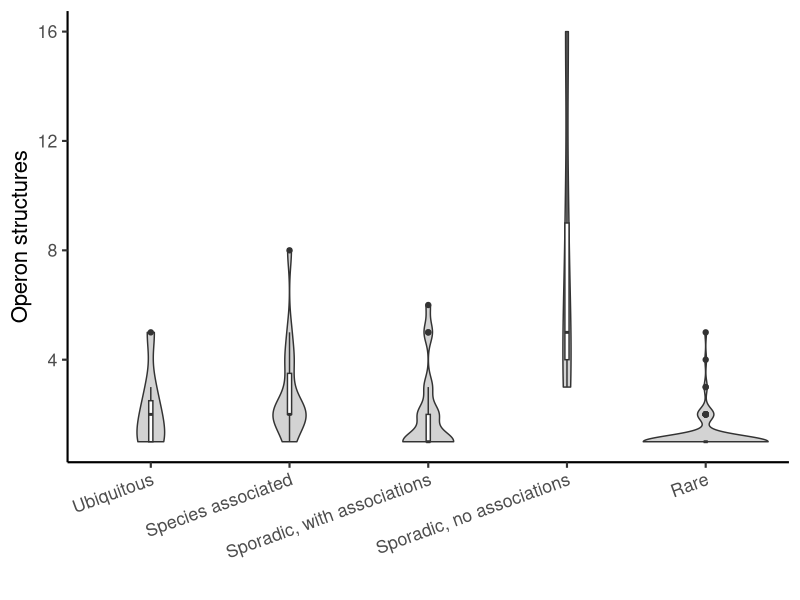
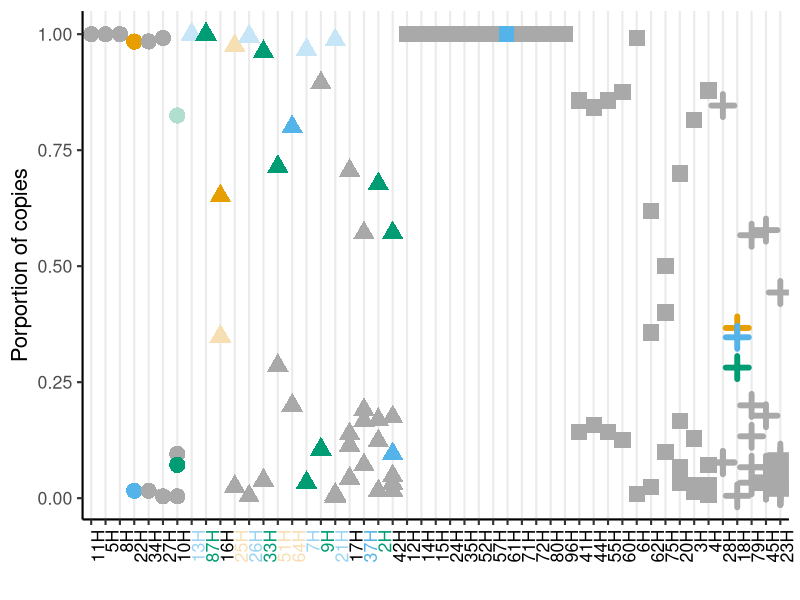

These charts were generated, in order, by the following R code: (Note: this script raises an error after producing the figures.)
library(ggplot2)
library(RColorBrewer)
library(ggsignif)

setwd("/Users/gh11/klebsiella_TAs/structures/")
summary = read.table("structures_summary_final.csv", sep = ",",
                     header = T, stringsAsFactors = F, comment.char = "")



### sort and refactor DF ####

summary$vals = as.numeric(summary$vals)
summary$num_structs = as.numeric(summary$num_structs)
summary$total = as.numeric(summary$num_structs)

summary$class = factor(summary$class, c("ubiq","lin","spo_amr_vir_plasmid","spo_no_assoc","rare"))
summary = summary[
  order( summary$class, summary$num_structs ),
  ]
summary$ID = factor(summary$ID, unique(summary$ID))



#### boxplot #######

num_structs = summary[match(as.character(unlist(unique(summary$ID))),summary$ID),]
num_structs$class = factor(num_structs$class, c("ubiq","lin","spo_amr_vir_plasmid","spo_no_assoc","rare"))

res = pairwise.wilcox.test(num_structs$num_structs,num_structs$class,
                           paired = F,p.adjust.method = "fdr")$p.value

my_comparisons <- rev(list( c("rare", "spo_no_assoc"),
                        c("spo_amr_vir_plasmid", "rare"),
                        c("lin","rare"),
                        c("ubiq","rare"),
                        c("spo_amr_vir_plasmid","spo_no_assoc"),
                        c("lin", "spo_no_assoc"), 
                        c("ubiq","spo_no_assoc"),
                        c("lin", "spo_amr_vir_plasmid")))

ggplot(data = num_structs, aes(x = class, y = num_structs)) + geom_violin(fill="#d3d3d3")  + theme_bw(base_size = 16) + 
  theme(panel.border = element_blank(), panel.grid.major = element_blank(),
        panel.grid.minor = element_blank(), axis.line = element_line(colour = "black"))  + 
  theme(legend.position="none") +
  ylab("Operon structures") + xlab("") +  
  geom_boxplot(width=0.03,fill="white") + 
  scale_x_discrete(labels=c("Ubiquitous","Species associated","Sporadic, with associations","Sporadic, no associations", "Rare")) + 
  theme(axis.text.x = element_text(angle = 20, hjust = 1)) 
  # geom_signif(comparisons = my_comparisons,step_increase=0.1,
  #             map_signif_level=T) + theme(axis.text.x = element_text(angle = 20, hjust = 1))







###### point plot #########
summary = summary[-which(summary$class == "rare"),]
summary$color[which(summary$color == "#d3d3d3")] = "#a9a9a9"
labels = as.character(unlist(summary$ID[match(as.character(unique(summary$ID)), summary$ID)]))
colors = summary$label_color[match(as.character(unique(summary$ID)), summary$ID)]

  
ggplot(data = summary, aes(x = ID, y = vals, color = color, shape = class)) + geom_point(size = 3.5,  stroke=3) + 
  scale_x_discrete(labels = labels) +
 scale_color_manual(values = c("#a9a9a9", "#f7dfb4" , "#c6e6f8" , "#B0DFD0",  "#e69e01" ,"#54b3e8", "#009c73")) +
  theme_bw(base_size = 16) + 
  theme(panel.border = element_blank(), 
        panel.grid.minor = element_blank(), axis.line = element_line(colour = "black"))  + 
  theme(legend.position="none") + 
 theme(axis.text.x = element_text(angle = 90, hjust = 1, colour = colors)) + theme(panel.grid.minor.y=element_blank(),
                                                                              panel.grid.major.y=element_blank()) +
  xlab("") + ylab("Porportion of copies")





structs_summary = summary
#### run generate figures in sporadic for next section!!!
sporadic_summary = summary
amr_structs = structs_summary$total[match(amr$ID,structs_summary$ID)]
vir_structs = structs_summary$total[match(vir$ID,structs_summary$ID)]
plasmid_structs = structs_summary$total[match(plasmid$ID,structs_summary$ID)]
boxplot(amr_structs,vir_structs,plasmid_structs)
